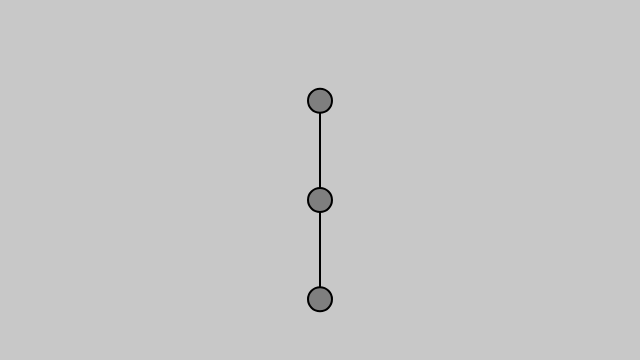
Frame 1 (no input)
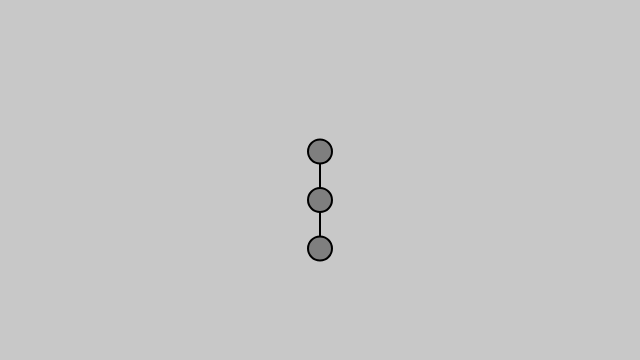
Frame 60 (no input)
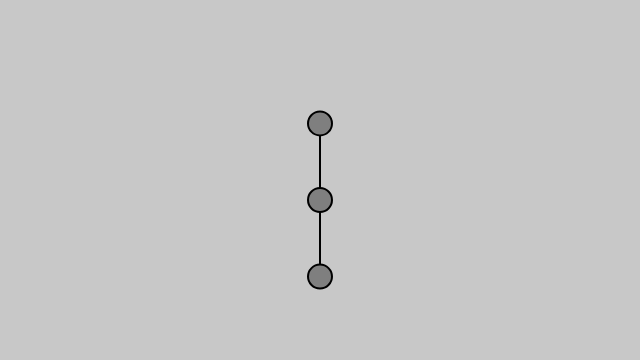
Frame 120 (the mouse pressed at the canvas centre since frame 60)

The p5.js sketch that drew these frames (run headless with seeded random() and noise() and a simulated clock; from frame 60 on, the mouse is pressed at the canvas centre):

// p5.js sketch
// ── sketch.js
// The Nature of Code
// Daniel Shiffman
// http://natureofcode.com

// Bobs
let b1;
let b2;
let b3;

let s1;
let s2;
let s3;

function setup() {
  createCanvas(640, 360);
  // Create objects at starting position
  // Note third argument in Spring constructor is "rest length"
  b1 = new Bob(width / 2, 100);
  b2 = new Bob(width / 2, 200);
  b3 = new Bob(width / 2, 300);

  s1 = new Spring(b1, b2, 100);
  s2 = new Spring(b2, b3, 100);
  s3 = new Spring(b1, b3, 100);
}

function draw() {
  background(200);

  s1.update();
  s2.update();
  s3.update();

  s1.display();
  s2.display();
  s3.display();

  b1.update();
  b1.display();
  b2.update();
  b2.display();
  b3.update();
  b3.display();

  b1.handleDrag(mouseX, mouseY);
}



function mousePressed() {
  b1.handleClick(mouseX, mouseY);
}

function mouseReleased() {
  b1.stopDragging();
}
// ── bob.js
// Bob object, just like our regular Mover (location, velocity, acceleration, mass)

class Bob {

  constructor(x, y) {
    this.position = createVector(x, y);
    this.velocity = createVector();
    this.acceleration = createVector();
    this.mass = 24;
    // Arbitrary damping to simulate friction / drag
    this.damping = 0.98;
    // For user interaction
    this.dragOffset = createVector();
    this.dragging = false;
  }

  // Standard Euler integration
  update() {
    this.velocity.add(this.acceleration);
    this.velocity.mult(this.damping);
    this.position.add(this.velocity);
    this.acceleration.mult(0);
  }

  // Newton's law: F = M * A
  applyForce(force) {
    let f = force.copy();
    f.div(this.mass);
    this.acceleration.add(f);
  }

  // Draw the bob
  display() {
    stroke(0);
    strokeWeight(2);
    fill(127);
    if (this.dragging) {
      fill(200);
    }
    ellipse(this.position.x, this.position.y, this.mass, this.mass);
  }

  handleClick(mx, my) {
    let d = dist(mx, my, this.position.x, this.position.y);
    if (d < this.mass) {
      this.dragging = true;
      this.dragOffset.x = this.position.x - mx;
      this.dragOffset.y = this.position.y - my;
    }
  }

  stopDragging() {
    this.dragging = false;
  }

  handleDrag(mx, my) {
    if (this.dragging) {
      this.position.x = mx + this.dragOffset.x;
      this.position.y = my + this.dragOffset.y;
    }
  }
}
// ── spring.js
// Nature of Code 2011
// Daniel Shiffman
// Chapter 3: Oscillation

// Class to describe an anchor point that can connect to "Bob" objects via a spring
// Thank you: http://www.myphysicslab.com/spring2d.html

class Spring { 

  // Constructor
  constructor(a, b, len) {
    this.a = a;
    this.b = b;
    this.len = len;
    this.k = 0.2;
  } 

  // Calculate spring force
  update() {
    // Vector pointing from anchor to bob position
    let force = p5.Vector.sub(this.a.position, this.b.position);
    // What is distance
    let d = force.mag();
    
    // Stretch is difference between current distance and rest length
    let stretch = d - this.len;
  
    // Calculate force according to Hooke's Law
    // F = k * stretch
    force.normalize();
    force.mult(-1 * this.k * stretch);
    this.a.applyForce(force);
    force.mult(-1);
    this.b.applyForce(force);
  }


  display() {
    strokeWeight(2);
    stroke(0);
    line(this.a.position.x, this.a.position.y, this.b.position.x, this.b.position.y);
  }
}
